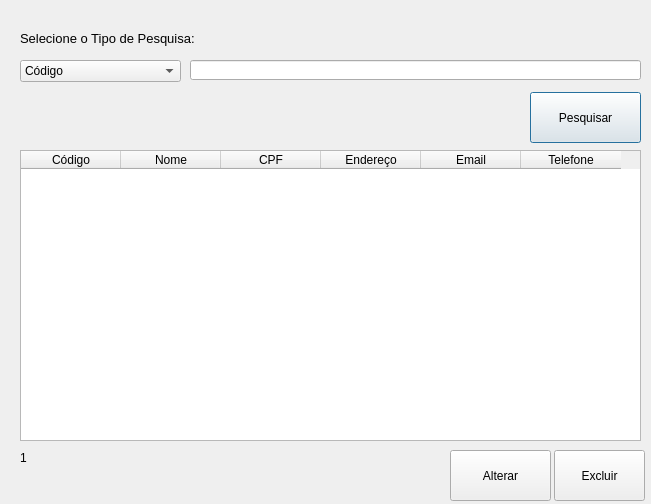
<?xml version="1.0" encoding="UTF-8"?>
<ui version="4.0">
 <class>frmPesqCliente</class>
 <widget class="QDialog" name="frmPesqCliente">
  <property name="geometry">
   <rect>
    <x>0</x>
    <y>0</y>
    <width>651</width>
    <height>504</height>
   </rect>
  </property>
  <property name="windowTitle">
   <string>Lista de Cliente</string>
  </property>
  <widget class="QTableWidget" name="gridCliente">
   <property name="geometry">
    <rect>
     <x>20</x>
     <y>150</y>
     <width>621</width>
     <height>291</height>
    </rect>
   </property>
   <column>
    <property name="text">
     <string>Código</string>
    </property>
   </column>
   <column>
    <property name="text">
     <string>Nome</string>
    </property>
   </column>
   <column>
    <property name="text">
     <string>CPF</string>
    </property>
   </column>
   <column>
    <property name="text">
     <string>Endereço</string>
    </property>
   </column>
   <column>
    <property name="text">
     <string>Email</string>
    </property>
   </column>
   <column>
    <property name="text">
     <string>Telefone</string>
    </property>
   </column>
  </widget>
  <widget class="QLineEdit" name="edtPesquisa">
   <property name="geometry">
    <rect>
     <x>190</x>
     <y>60</y>
     <width>451</width>
     <height>20</height>
    </rect>
   </property>
  </widget>
  <widget class="QComboBox" name="cbPesquisa">
   <property name="geometry">
    <rect>
     <x>20</x>
     <y>60</y>
     <width>161</width>
     <height>22</height>
    </rect>
   </property>
   <item>
    <property name="text">
     <string>Código</string>
    </property>
   </item>
   <item>
    <property name="text">
     <string>Nome</string>
    </property>
   </item>
   <item>
    <property name="text">
     <string>CPF</string>
    </property>
   </item>
  </widget>
  <widget class="QLabel" name="label">
   <property name="geometry">
    <rect>
     <x>20</x>
     <y>30</y>
     <width>271</width>
     <height>16</height>
    </rect>
   </property>
   <property name="font">
    <font>
     <pointsize>10</pointsize>
    </font>
   </property>
   <property name="text">
    <string>Selecione o Tipo de Pesquisa:</string>
   </property>
  </widget>
  <widget class="QPushButton" name="btnPesquisar">
   <property name="geometry">
    <rect>
     <x>530</x>
     <y>92</y>
     <width>111</width>
     <height>51</height>
    </rect>
   </property>
   <property name="text">
    <string>Pesquisar</string>
   </property>
   <property name="icon">
    <iconset>
     <normaloff>../../Imagens/Lupa.png</normaloff>../../Imagens/Lupa.png</iconset>
   </property>
   <property name="iconSize">
    <size>
     <width>30</width>
     <height>30</height>
    </size>
   </property>
  </widget>
  <widget class="QLabel" name="lblTotal">
   <property name="geometry">
    <rect>
     <x>20</x>
     <y>450</y>
     <width>111</width>
     <height>16</height>
    </rect>
   </property>
   <property name="text">
    <string>1</string>
   </property>
  </widget>
  <widget class="QPushButton" name="btnExcluir">
   <property name="geometry">
    <rect>
     <x>554</x>
     <y>450</y>
     <width>91</width>
     <height>51</height>
    </rect>
   </property>
   <property name="text">
    <string>Excluir</string>
   </property>
   <property name="icon">
    <iconset>
     <normaloff>../../Imagens/delete-icon.png</normaloff>../../Imagens/delete-icon.png</iconset>
   </property>
   <property name="iconSize">
    <size>
     <width>30</width>
     <height>30</height>
    </size>
   </property>
  </widget>
  <widget class="QPushButton" name="btnAlterar">
   <property name="geometry">
    <rect>
     <x>450</x>
     <y>450</y>
     <width>101</width>
     <height>51</height>
    </rect>
   </property>
   <property name="text">
    <string>Alterar</string>
   </property>
   <property name="icon">
    <iconset>
     <normaloff>../../Imagens/editar.png</normaloff>../../Imagens/editar.png</iconset>
   </property>
   <property name="iconSize">
    <size>
     <width>35</width>
     <height>35</height>
    </size>
   </property>
  </widget>
 </widget>
 <resources/>
 <connections/>
</ui>
